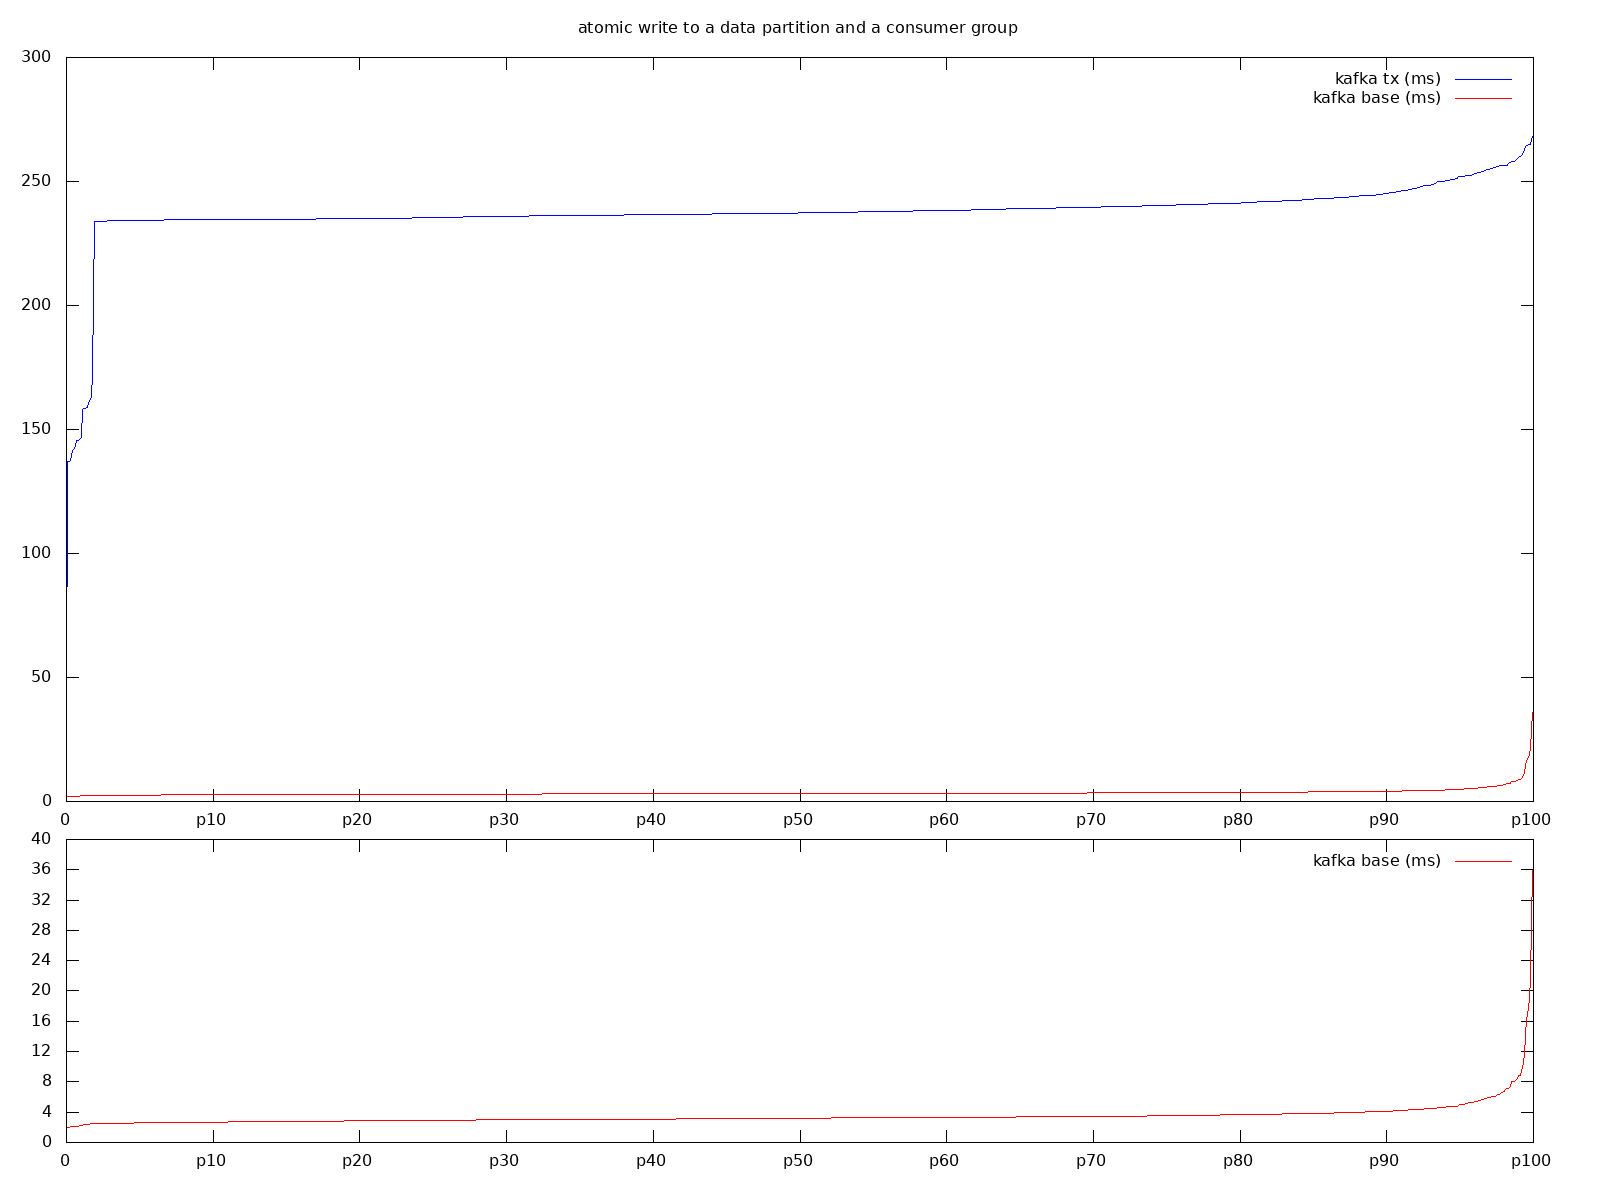

This figure's gnuplot source:
set terminal png size 1600,1200
set output "kafka.streaming.png"

set multiplot

set lmargin 6
set rmargin 6
set bmargin 3
set tmargin 0

set size 1, 0.3
set origin 0, 0

set yrange [0:40]
set xrange [0:1000]
set ytics 0,4,40
set xtics ("0" 0, "p10" 100, "p20" 200, "p30" 300, "p40" 400, "p50" 500, "p60" 600, "p70" 700, "p80" 800, "p90" 900, "p100" 1000)

plot "kafka.base.streaming.log" using ($1/1000000) title "kafka base (ms)" w l lt rgb "red"

set title 'atomic write to a data partition and a consumer group'
show title

set size 1, 0.7
set origin 0, 0.3

set bmargin 2
set tmargin 3
set yrange [0:300]
set ytics auto

plot "kafka.tx.streaming.log" using ($1/1000000) title "kafka tx (ms)" w l lt rgb "blue",\
     "kafka.base.streaming.log" using ($1/1000000) title "kafka base (ms)" w l lt rgb "red"

unset multiplot
